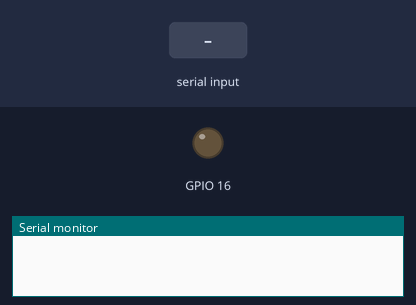
This sketch was run on a simulated ESP32. On the bench: output pins drawn as LEDs (lit = HIGH), the last lines printed to the serial monitor. The inputs (shaded band) are chosen by the test bench.

Above: at 1.2 s.
1.3 s: "90,45\n" received over Serial
At 2.4 s:
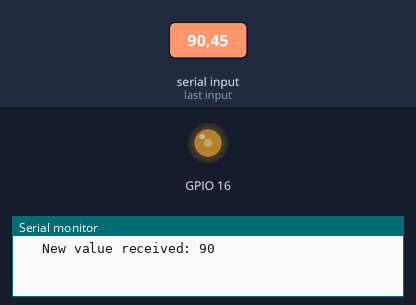
2.8 s: "30,150\n" received over Serial
At 3.6 s:
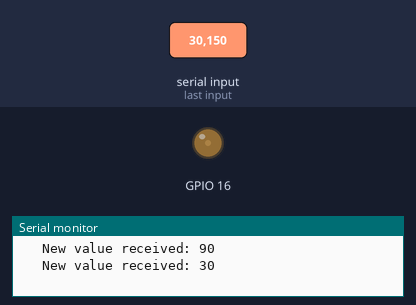
4.3 s: "200\n" received over Serial
At 4.7 s:
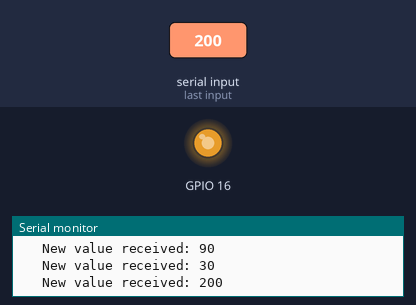
5.8 s: "90\n" received over Serial
At 7.1 s:
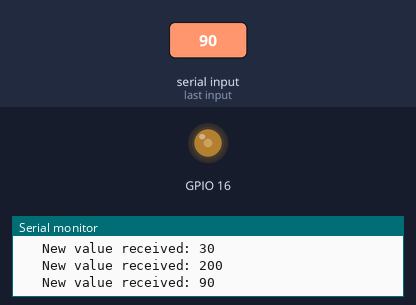
Timing chart, 0 to 8.3 s (numbered marks = the images above; inputs shaded):
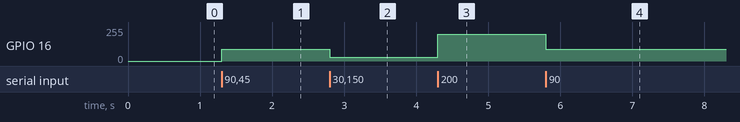

The sketch:

PWM_serial_analog_tester.ino
```cpp
// This code can be used for simple testing of PWM control of a transistor.
// Connect the pin which needs PWM control to pin 16 of your ESP32.
// If you are using Arduino, connect the PWM to pin 9 and change 16 to 9 in the code (change it in: pinMode() and analogWrite() functions).
// The value inputed to serial should be between 0-255. If you uncomment these 3 lines in the code:
    //inputValue = inputValue * 2.55;
      //Serial.print("New value received: ");
       //Serial.print(inputValue/2.55);  // Print the new value
// After uncommenting these lines you can input values between 0-100 and it will have the same effect.

int val = 0;
int inputValue = 0;  // Variable to store the input value
String inputString = "";  // Variable to store the input string


void setup() {
  // put your setup code here, to run once:
pinMode(16, OUTPUT);
Serial.begin(9600);
}

void loop() {
  // put your main code here, to run repeatedly:
while (Serial.available() > 0) {
    char receivedChar = Serial.read();  // Read a character
    if (receivedChar == '\n' || receivedChar == '\r') {
      if (inputString.length() > 0) {
        inputValue = inputString.toInt();  // Convert the string to an integer
        //inputValue = inputValue * 2.55;
        //Serial.print("New value received: ");
       //Serial.print(inputValue/2.55);  // Print the new value
                Serial.print("   New value received: ");
        Serial.println(inputValue);  // Print the new value

        inputString = "";  // Clear the string for the next input
      }
    } else {
      inputString += receivedChar;  // Append the character to the input string
    }
  }
val = inputValue;
  analogWrite(16, val);
  //Serial.println(val); uncomment to see the value of val live, this will cause a lot of input to the serial port but you can still input desired PWM values.
}
```

Measured:
- after the input at 1.3 s, GPIO 16: 0/255 → 90/255 at once
- after the input at 2.8 s, GPIO 16: 90/255 → 30/255 at once
- after the input at 4.3 s, GPIO 16: 30/255 → 200/255 at once
- after the input at 5.8 s, GPIO 16: 200/255 → 90/255 at once
